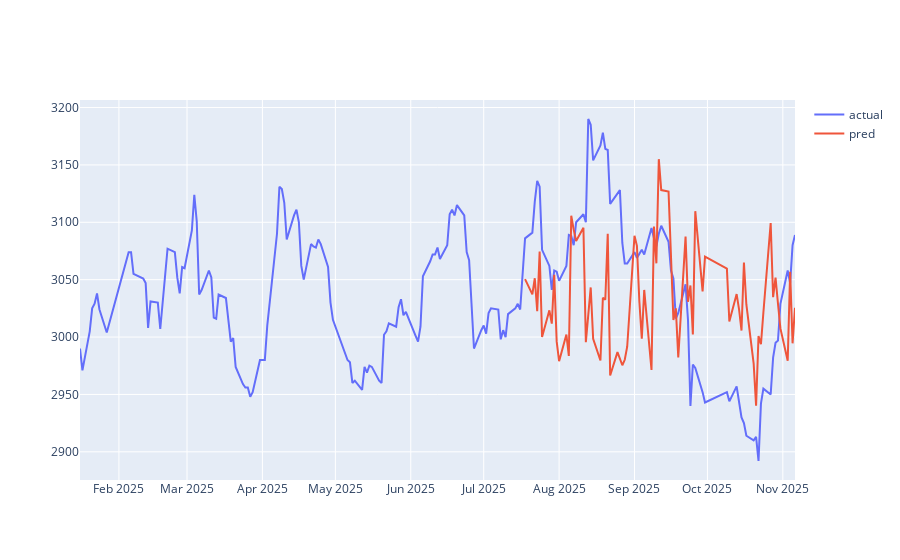

The notebook cell this image was saved under:
### Code cell
f = go.Figure()
f.add_trace(go.Line(x=df["timestamp"], y=df["high"], name="actual"))
f.add_trace(go.Line(x=pred_df["timestamp"], y=pred_df["high"], name="pred"))

# Correctly set the hovermode to 'x unified'
f.update_layout(hovermode='x unified')
